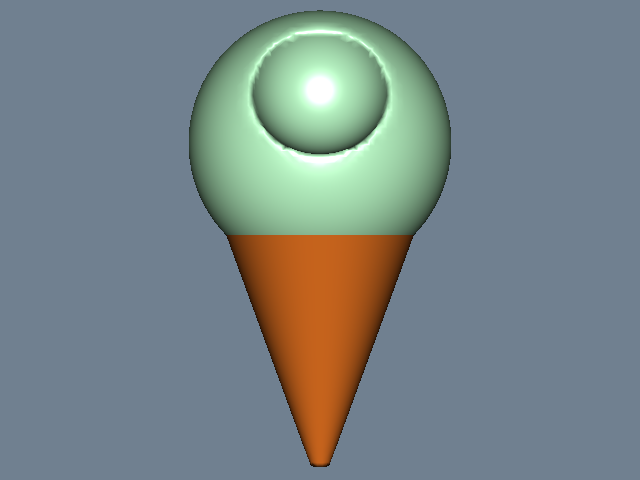

This chart was generated by the following Python code:
#!/usr/bin/env python

# Model an ice cream cone using boolean combinations of implicit functions.

# Factory overrides: importing these modules registers the OpenGL rendering
# and interaction style implementations for vtkRenderingCore factory classes.
import vtkmodules.vtkInteractionStyle  # noqa: F401
import vtkmodules.vtkRenderingOpenGL2  # noqa: F401

# VTK pipeline classes used in this example
from vtkmodules.vtkCommonDataModel import (
    vtkCone,
    vtkImplicitBoolean,
    vtkPlane,
    vtkSphere,
)
from vtkmodules.vtkFiltersCore import vtkContourFilter
from vtkmodules.vtkImagingHybrid import vtkSampleFunction
from vtkmodules.vtkRenderingCore import (
    vtkActor,
    vtkPolyDataMapper,
    vtkRenderWindow,
    vtkRenderWindowInteractor,
    vtkRenderer,
)

# Colors (normalized RGB)
chocolate = (0.824, 0.412, 0.118)
mint = (0.741, 0.988, 0.788)
slate_gray = (0.439, 0.502, 0.565)

# Implicit function: cone primitive
cone = vtkCone()
cone.SetAngle(20)

# Implicit function: planes to clip the cone to finite extent
vert_plane = vtkPlane()
vert_plane.SetOrigin(0.1, 0, 0)
vert_plane.SetNormal(-1, 0, 0)

base_plane = vtkPlane()
base_plane.SetOrigin(1.2, 0, 0)
base_plane.SetNormal(1, 0, 0)

# Implicit function: ice cream scoop sphere
ice_cream = vtkSphere()
ice_cream.SetCenter(1.333, 0, 0)
ice_cream.SetRadius(0.5)

# Implicit function: bite sphere
bite = vtkSphere()
bite.SetCenter(1.5, 0, 0.5)
bite.SetRadius(0.25)

# Implicit function: boolean intersection to create the cone shape
the_cone = vtkImplicitBoolean()
the_cone.SetOperationTypeToIntersection()
the_cone.AddFunction(cone)
the_cone.AddFunction(vert_plane)
the_cone.AddFunction(base_plane)

# Implicit function: boolean difference to take a bite out of the ice cream
the_cream = vtkImplicitBoolean()
the_cream.SetOperationTypeToDifference()
the_cream.AddFunction(ice_cream)
the_cream.AddFunction(bite)

# Source: sample the cone implicit function on a grid
cone_sample = vtkSampleFunction()
cone_sample.SetImplicitFunction(the_cone)
cone_sample.SetModelBounds(-1, 1.5, -1.25, 1.25, -1.25, 1.25)
cone_sample.SetSampleDimensions(128, 128, 128)
cone_sample.ComputeNormalsOff()

# Filter: extract the cone isosurface
cone_surface = vtkContourFilter()
cone_surface.SetInputConnection(cone_sample.GetOutputPort())
cone_surface.SetValue(0, 0.0)

# Mapper: map cone surface to graphics primitives
cone_mapper = vtkPolyDataMapper()
cone_mapper.SetInputConnection(cone_surface.GetOutputPort())
cone_mapper.ScalarVisibilityOff()

# Actor: display the cone
cone_actor = vtkActor()
cone_actor.SetMapper(cone_mapper)
cone_actor.GetProperty().SetColor(chocolate)

# Source: sample the cream implicit function on a grid
cream_sample = vtkSampleFunction()
cream_sample.SetImplicitFunction(the_cream)
cream_sample.SetModelBounds(0, 2.5, -1.25, 1.25, -1.25, 1.25)
cream_sample.SetSampleDimensions(128, 128, 128)
cream_sample.ComputeNormalsOff()

# Filter: extract the cream isosurface
cream_surface = vtkContourFilter()
cream_surface.SetInputConnection(cream_sample.GetOutputPort())
cream_surface.SetValue(0, 0.0)

# Mapper: map cream surface to graphics primitives
cream_mapper = vtkPolyDataMapper()
cream_mapper.SetInputConnection(cream_surface.GetOutputPort())
cream_mapper.ScalarVisibilityOff()

# Actor: display the ice cream scoop
cream_actor = vtkActor()
cream_actor.SetMapper(cream_mapper)
cream_actor.GetProperty().SetDiffuseColor(mint)
cream_actor.GetProperty().SetSpecular(0.6)
cream_actor.GetProperty().SetSpecularPower(50)

# Renderer: assemble the scene and configure the camera
renderer = vtkRenderer()
renderer.AddActor(cone_actor)
renderer.AddActor(cream_actor)
renderer.SetBackground(slate_gray)

# Window: display the rendered scene
render_window = vtkRenderWindow()
render_window.AddRenderer(renderer)
render_window.SetWindowName("ice cream implicit boolean")
render_window.SetMultiSamples(0)
render_window.SetSize(640, 480)

# Scene: configure the camera
renderer.ResetCamera()
renderer.GetActiveCamera().Roll(90)
renderer.GetActiveCamera().Dolly(1.25)
renderer.ResetCameraClippingRange()

# Interactor: handle mouse and keyboard events
render_window_interactor = vtkRenderWindowInteractor()
render_window_interactor.SetRenderWindow(render_window)

# Launch the interactive visualization
render_window_interactor.Initialize()
render_window_interactor.Start()
